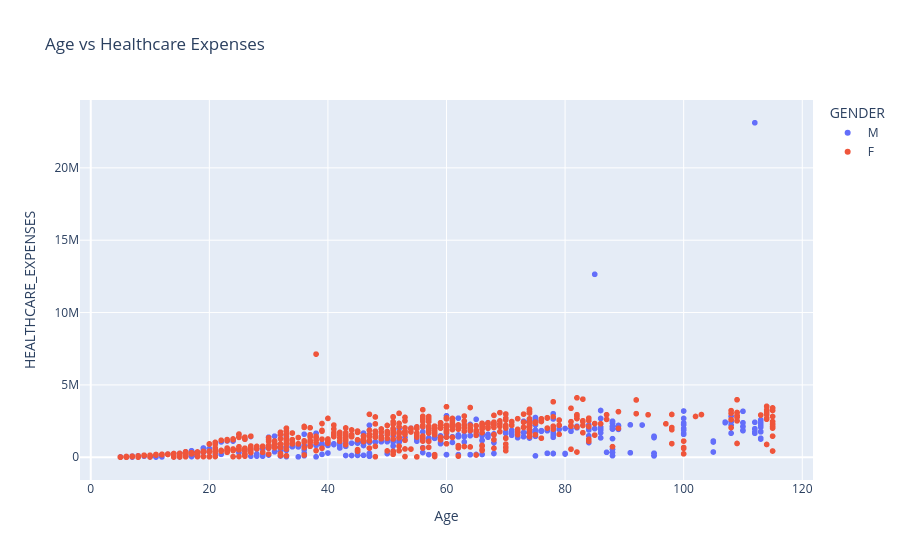

This figure's notebook cell:
### Markdown cell above
Age vs Healthcare Expenses:

The scatter plot shows a positive relationship between age and healthcare expenses. As patient age increases, healthcare expenses generally tend to increase. However, a few younger patients also have high expenses, indicating that factors other than age also influence healthcare costs.

### Code cell
fig = px.scatter(
    patients,
    x='Age',
    y='HEALTHCARE_EXPENSES',
    color='GENDER',
    title='Age vs Healthcare Expenses'
)

fig.show()

### Figure 1 — Plotly figure (JSON) as saved in the notebook; plotly's stock layout.template omitted (floating-point values rounded to 4 significant figures; data arrays with more than 128 entries replaced by an {"elided": "..."} marker saying what was removed)
{"data": [{"hovertemplate": "GENDER=M<br>Age=%{x}<br>HEALTHCARE_EXPENSES=%{y}<extra></extra>", "legendgroup": "M", "marker": {"color": "#636efa", "symbol": "circle"}, "mode": "markers", "name": "M", "showlegend": true, "type": "scattergl", "x": {"elided": "547 int values"}, "xaxis": "x", "y": {"elided": "547 float values"}, "yaxis": "y"}, {"hovertemplate": "GENDER=F<br>Age=%{x}<br>HEALTHCARE_EXPENSES=%{y}<extra></extra>", "legendgroup": "F", "marker": {"color": "#EF553B", "symbol": "circle"}, "mode": "markers", "name": "F", "showlegend": true, "type": "scattergl", "x": {"elided": "616 int values"}, "xaxis": "x", "y": {"elided": "616 float values"}, "yaxis": "y"}], "layout": {"legend": {"title": {"text": "GENDER"}, "tracegroupgap": 0}, "title": {"text": "Age vs Healthcare Expenses"}, "xaxis": {"anchor": "y", "domain": [0, 1], "title": {"text": "Age"}}, "yaxis": {"anchor": "x", "domain": [0, 1], "title": {"text": "HEALTHCARE_EXPENSES"}}}}
